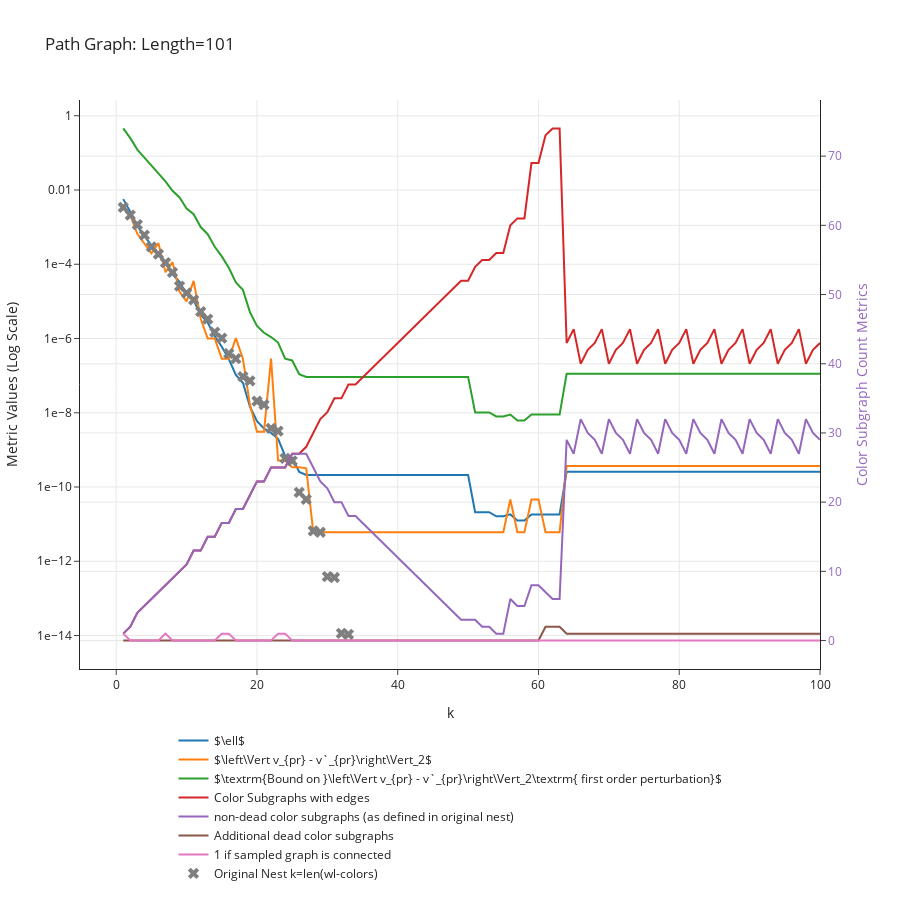

This figure's notebook cell:
### Code cell
n = 101  # Number of nodes for both graphs
G = nx.path_graph(n)

print("G edges", G.number_of_edges())

data_dict = get_convergence_data_of_nest(G, min_cluster_size = 1)
plot_convergence_data(data_dict, f"Path Graph: Length={n}")
